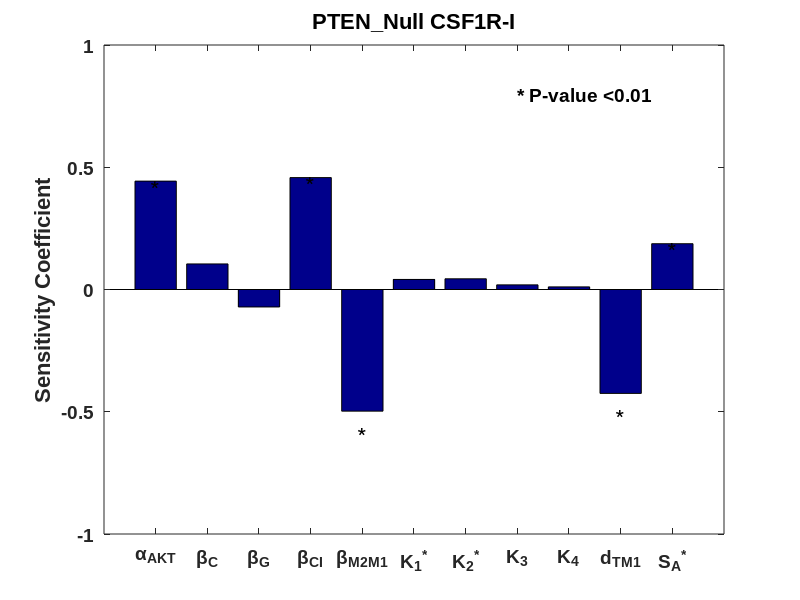

MATLAB code to generate this figure: (Note: this script raises an error after producing the figure.)

clear all
close all
load('Loss_1.mat');
PCC_RG=PCC_RG([1 3 18 4 5 6:9 13 15]);
Para_label={'{\alpha}_{AKT}','{\beta}_{C}','{\beta}_{G}','{\beta}_{CI}','{\beta}_{M2M1}','{K_1}^*','{K_2}^*','K_3','K_4','d_{TM1}','{S_A}^*'};
b1=[0,0,0.5451];
num_para=11;


figure,
hh1=bar(1:num_para,PCC_RG);  hold on;
for i=[1 4 11]%[1 2 3]
    text(i,PCC_RG(i)-0.07,'*','VerticalAlignment','bottom','HorizontalAlignment','center','FontSize',18);
end
for i=[5 10]%[3 5 10]%[5 6 7 8 10]
    text(i,PCC_RG(i)-0.1,'*','HorizontalAlignment','center','FontSize',18);
end
text(8,0.8,'* P-value <0.01','FontSize',14 ,'FontName','Arial','FontWeight','bold');
set(hh1,'facecolor', b1);
ylim([-1 1])
set(gca,'xtick',1:1:num_para)
set(gca,'xticklabel',Para_label,'FontSize',14,'FontWeight','Bold','FontName','Arial');
set(gca,'XTickLabelRotation',60);
ylabel('Sensitivity Coefficient','FontWeight','Bold','FontSize',16);
title('PTEN\_Null CSF1R-I','FontWeight','Bold','FontSize',16);
fontname("Arial")

% i=1;
% set(i,'Units','Inches');
% pos = get(i,'Position');
% set(i,'PaperPositionMode','Auto','PaperUnits','Inches','PaperSize',[pos(3), pos(4)])
% filename=['E:\aa文件\project\project2\3\',num2str(4)];
% print(i,filename,'-dpdf','-r2000','-r0')